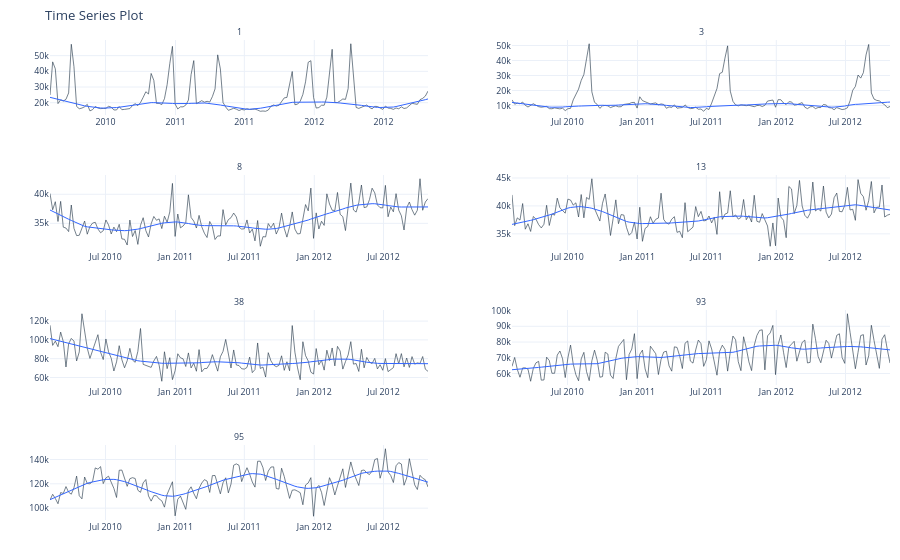

Notebook code for this chart:
### Code cell
sales_df = dset
fig = sales_df.groupby('Dept').plot_timeseries(
    date_column='Date',
    value_column='Weekly_Sales',
    facet_ncol = 2,
    x_axis_date_labels = "%Y",
    engine = 'plotly')
fig

### Figure 1 — Plotly figure (JSON) as saved in the notebook; plotly's stock layout.template omitted (floating-point values rounded to 4 significant figures; data arrays with more than 128 entries replaced by an {"elided": "..."} marker saying what was removed)
{"data": [{"hoverlabel": {"font": {"size": 8.8}}, "line": {"color": "rgba(44, 62, 80, 1.0)", "width": 0.65}, "mode": "lines", "name": "Weekly_Sales", "showlegend": false, "type": "scatter", "x": {"elided": "143 str values"}, "xaxis": "x", "y": {"elided": "143 float values"}, "yaxis": "y"}, {"hoverlabel": {"font": {"size": 8.8}}, "line": {"color": "rgba(51, 102, 255, 1.0)", "width": 1}, "mode": "lines", "name": "Smoother", "showlegend": false, "type": "scatter", "x": {"elided": "143 str values"}, "xaxis": "x", "y": {"elided": "143 float values"}, "yaxis": "y"}, {"hoverlabel": {"font": {"size": 8.8}}, "line": {"color": "rgba(44, 62, 80, 1.0)", "width": 0.65}, "mode": "lines", "name": "Weekly_Sales", "showlegend": false, "type": "scatter", "x": {"elided": "143 str values"}, "xaxis": "x2", "y": {"elided": "143 float values"}, "yaxis": "y2"}, {"hoverlabel": {"font": {"size": 8.8}}, "line": {"color": "rgba(51, 102, 255, 1.0)", "width": 1}, "mode": "lines", "name": "Smoother", "showlegend": false, "type": "scatter", "x": {"elided": "143 str values"}, "xaxis": "x2", "y": {"elided": "143 float values"}, "yaxis": "y2"}, {"hoverlabel": {"font": {"size": 8.8}}, "line": {"color": "rgba(44, 62, 80, 1.0)", "width": 0.65}, "mode": "lines", "name": "Weekly_Sales", "showlegend": false, "type": "scatter", "x": {"elided": "143 str values"}, "xaxis": "x3", "y": {"elided": "143 float values"}, "yaxis": "y3"}, {"hoverlabel": {"font": {"size": 8.8}}, "line": {"color": "rgba(51, 102, 255, 1.0)", "width": 1}, "mode": "lines", "name": "Smoother", "showlegend": false, "type": "scatter", "x": {"elided": "143 str values"}, "xaxis": "x3", "y": {"elided": "143 float values"}, "yaxis": "y3"}, {"hoverlabel": {"font": {"size": 8.8}}, "line": {"color": "rgba(44, 62, 80, 1.0)", "width": 0.65}, "mode": "lines", "name": "Weekly_Sales", "showlegend": false, "type": "scatter", "x": {"elided": "143 str values"}, "xaxis": "x4", "y": {"elided": "143 float values"}, "yaxis": "y4"}, {"hoverlabel": {"font": {"size": 8.8}}, "line": {"color": "rgba(51, 102, 255, 1.0)", "width": 1}, "mode": "lines", "name": "Smoother", "showlegend": false, "type": "scatter", "x": {"elided": "143 str values"}, "xaxis": "x4", "y": {"elided": "143 float values"}, "yaxis": "y4"}, {"hoverlabel": {"font": {"size": 8.8}}, "line": {"color": "rgba(44, 62, 80, 1.0)", "width": 0.65}, "mode": "lines", "name": "Weekly_Sales", "showlegend": false, "type": "scatter", "x": {"elided": "143 str values"}, "xaxis": "x5", "y": {"elided": "143 float values"}, "yaxis": "y5"}, {"hoverlabel": {"font": {"size": 8.8}}, "line": {"color": "rgba(51, 102, 255, 1.0)", "width": 1}, "mode": "lines", "name": "Smoother", "showlegend": false, "type": "scatter", "x": {"elided": "143 str values"}, "xaxis": "x5", "y": {"elided": "143 float values"}, "yaxis": "y5"}, {"hoverlabel": {"font": {"size": 8.8}}, "line": {"color": "rgba(44, 62, 80, 1.0)", "width": 0.65}, "mode": "lines", "name": "Weekly_Sales", "showlegend": false, "type": "scatter", "x": {"elided": "143 str values"}, "xaxis": "x6", "y": {"elided": "143 float values"}, "yaxis": "y6"}, {"hoverlabel": {"font": {"size": 8.8}}, "line": {"color": "rgba(51, 102, 255, 1.0)", "width": 1}, "mode": "lines", "name": "Smoother", "showlegend": false, "type": "scatter", "x": {"elided": "143 str values"}, "xaxis": "x6", "y": {"elided": "143 float values"}, "yaxis": "y6"}, {"hoverlabel": {"font": {"size": 8.8}}, "line": {"color": "rgba(44, 62, 80, 1.0)", "width": 0.65}, "mode": "lines", "name": "Weekly_Sales", "showlegend": false, "type": "scatter", "x": {"elided": "143 str values"}, "xaxis": "x7", "y": {"elided": "143 float values"}, "yaxis": "y7"}, {"hoverlabel": {"font": {"size": 8.8}}, "line": {"color": "rgba(51, 102, 255, 1.0)", "width": 1}, "mode": "lines", "name": "Smoother", "showlegend": false, "type": "scatter", "x": {"elided": "143 str values"}, "xaxis": "x7", "y": {"elided": "143 float values"}, "yaxis": "y7"}], "layout": {"annotations": [{"font": {"size": 8.8}, "showarrow": false, "text": "1", "x": 0.225, "xanchor": "center", "xref": "paper", "y": 1, "yanchor": "bottom", "yref": "paper"}, {"font": {"size": 8.8}, "showarrow": false, "text": "3", "x": 0.775, "xanchor": "center", "xref": "paper", "y": 1, "yanchor": "bottom", "yref": "paper"}, {"font": {"size": 8.8}, "showarrow": false, "text": "8", "x": 0.225, "xanchor": "center", "xref": "paper", "y": 0.7188, "yanchor": "bottom", "yref": "paper"}, {"font": {"size": 8.8}, "showarrow": false, "text": "13", "x": 0.775, "xanchor": "center", "xref": "paper", "y": 0.7188, "yanchor": "bottom", "yref": "paper"}, {"font": {"size": 8.8}, "showarrow": false, "text": "38", "x": 0.225, "xanchor": "center", "xref": "paper", "y": 0.4375, "yanchor": "bottom", "yref": "paper"}, {"font": {"size": 8.8}, "showarrow": false, "text": "93", "x": 0.775, "xanchor": "center", "xref": "paper", "y": 0.4375, "yanchor": "bottom", "yref": "paper"}, {"font": {"size": 8.8}, "showarrow": false, "text": "95", "x": 0.225, "xanchor": "center", "xref": "paper", "y": 0.1562, "yanchor": "bottom", "yref": "paper"}], "autosize": true, "font": {"size": 11}, "legend": {"font": {"size": 8.8}, "title": {"font": {"size": 8.8}, "text": "Legend"}}, "margin": {"b": 40, "l": 10, "r": 10, "t": 40}, "title": {"font": {"size": 13.2}, "text": "Time Series Plot"}, "xaxis": {"anchor": "y", "domain": [0, 0.45], "showticklabels": true, "tickfont": {"size": 8.8}, "tickformat": "%Y", "title": {"text": ""}, "visible": true}, "xaxis2": {"anchor": "y2", "domain": [0.55, 1], "showticklabels": true, "tickfont": {"size": 8.8}, "visible": true}, "xaxis3": {"anchor": "y3", "domain": [0, 0.45], "showticklabels": true, "tickfont": {"size": 8.8}, "visible": true}, "xaxis4": {"anchor": "y4", "domain": [0.55, 1], "showticklabels": true, "tickfont": {"size": 8.8}, "visible": true}, "xaxis5": {"anchor": "y5", "domain": [0, 0.45], "showticklabels": true, "tickfont": {"size": 8.8}, "visible": true}, "xaxis6": {"anchor": "y6", "domain": [0.55, 1], "showticklabels": true, "tickfont": {"size": 8.8}, "visible": true}, "xaxis7": {"anchor": "y7", "domain": [0, 0.45], "showticklabels": true, "tickfont": {"size": 8.8}, "visible": true}, "xaxis8": {"anchor": "y8", "domain": [0.55, 1], "showticklabels": true, "tickfont": {"size": 8.8}, "visible": true}, "yaxis": {"anchor": "x", "domain": [0.8438, 1], "tickfont": {"size": 8.8}, "title": {"text": ""}}, "yaxis2": {"anchor": "x2", "domain": [0.8438, 1], "tickfont": {"size": 8.8}}, "yaxis3": {"anchor": "x3", "domain": [0.5625, 0.7188], "tickfont": {"size": 8.8}}, "yaxis4": {"anchor": "x4", "domain": [0.5625, 0.7188], "tickfont": {"size": 8.8}}, "yaxis5": {"anchor": "x5", "domain": [0.2812, 0.4375], "tickfont": {"size": 8.8}}, "yaxis6": {"anchor": "x6", "domain": [0.2812, 0.4375], "tickfont": {"size": 8.8}}, "yaxis7": {"anchor": "x7", "domain": [0, 0.1562], "tickfont": {"size": 8.8}}, "yaxis8": {"anchor": "x8", "domain": [0, 0.1562], "tickfont": {"size": 8.8}}}}
